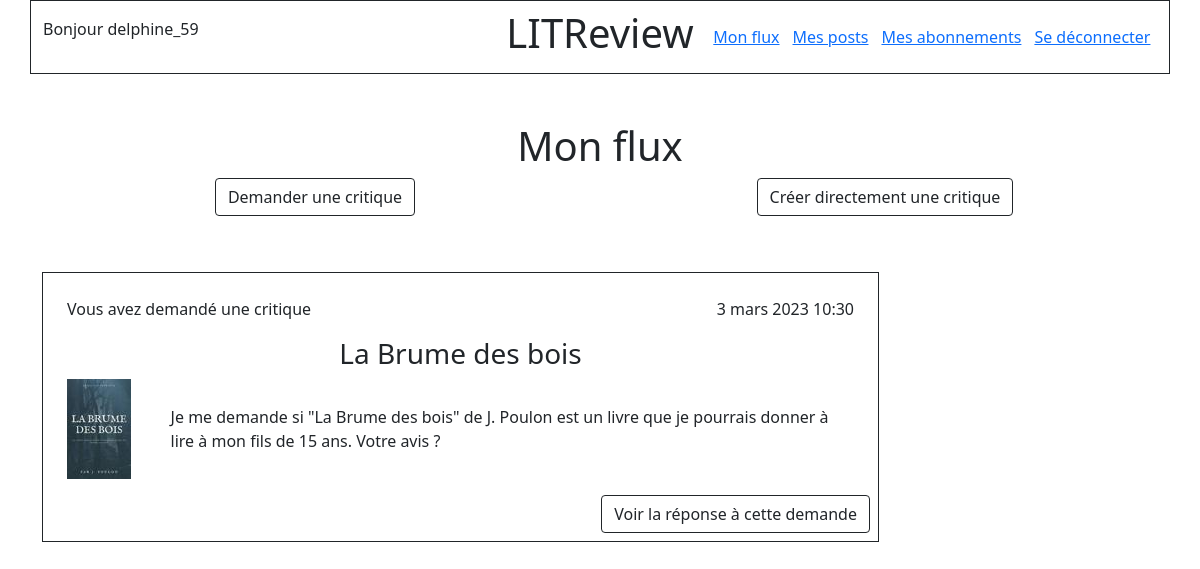
/flow (signed in), run on an earlier commit of the app's database.
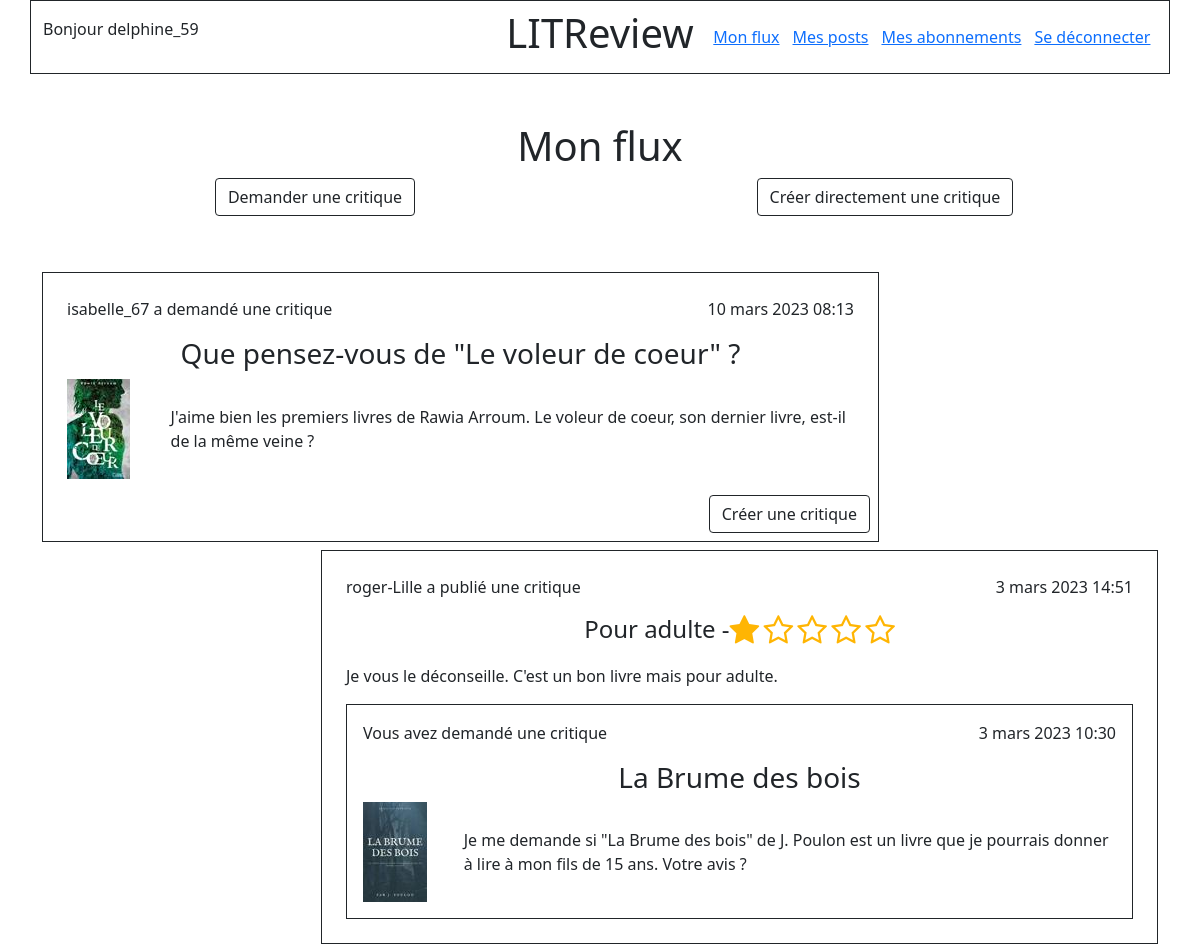
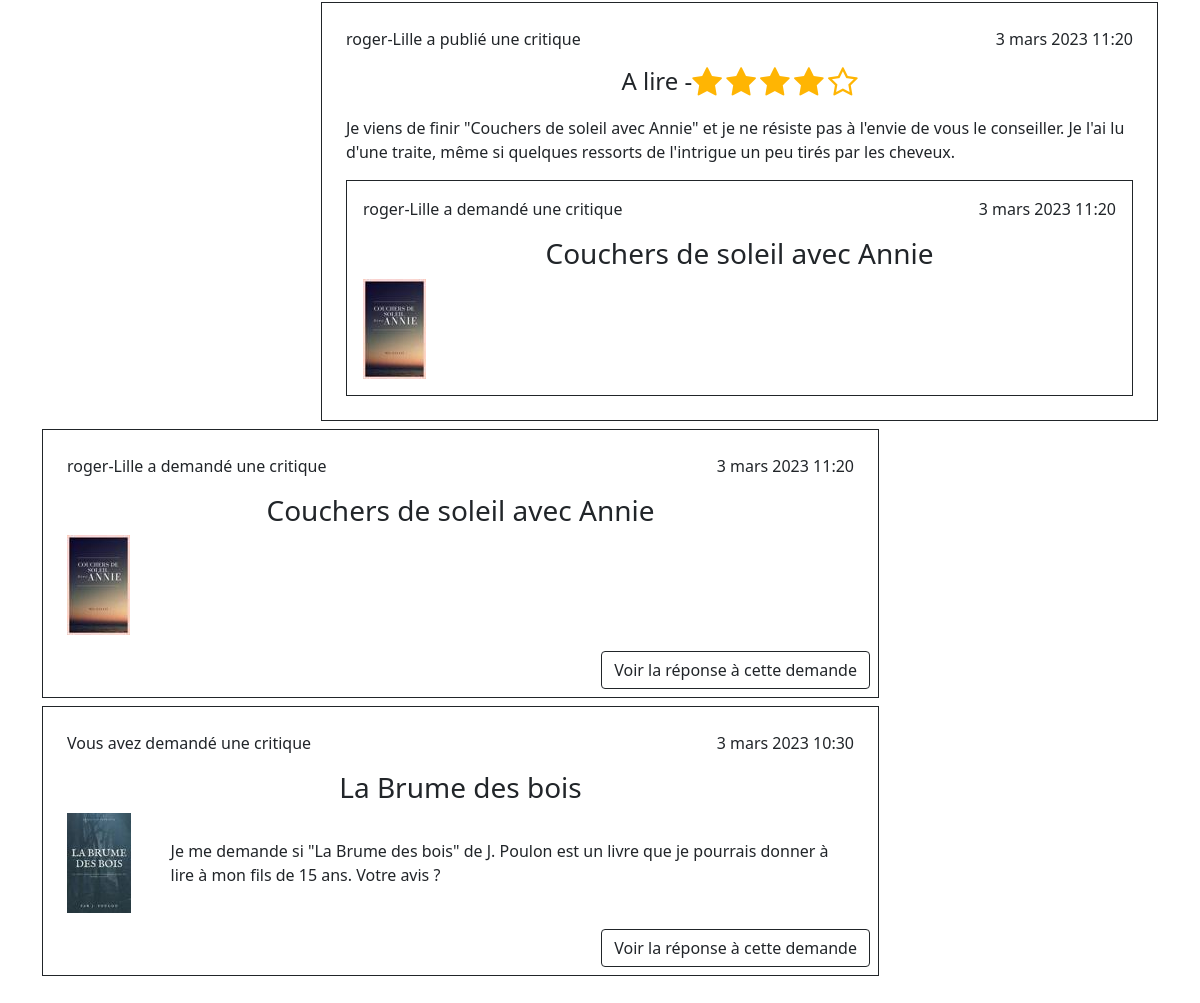
And on a later commit of the database (2 pictures, top to bottom).
### feed/models.py (models this page shows, shortened)
class Ticket(models.Model):
    objects = models.Manager()
    title = models.CharField(max_length=128)
    description = models.TextField(max_length=2048, blank=True)
    user = models.ForeignKey(
        to=settings.AUTH_USER_MODEL,
        on_delete=models.CASCADE
    )
    image = models.ImageField(null=True, blank=True)
    time_created = models.DateTimeField(auto_now_add=True)
    IMAGE_MAX_SIZE = (100, 100)

class Review(models.Model):
    objects = models.Manager()
    ticket = models.OneToOneField(
        Ticket,
        on_delete=models.CASCADE,
        related_name='ticket_review',
        primary_key=False
    )
    rating = models.PositiveSmallIntegerField(
       validators=[MinValueValidator(0), MaxValueValidator(5)]
    )
    user = models.ForeignKey(
        settings.AUTH_USER_MODEL,
        on_delete=models.CASCADE
    )
    headline = models.CharField(max_length=128)
    body = models.TextField(max_length=8192, blank=True)
    time_created = models.DateTimeField(auto_now_add=True)

### authentication/models.py (models this page shows)
class User(AbstractUser):
    SUBSCRIBER = "Membre"
    followed_members = models.ManyToManyField(
        settings.AUTH_USER_MODEL,
        through="UserFollows",
        related_name="followed"
    )

### feed/views.py (the view)
# urls.py: path('flow', views.flow, name='my-flow'),
@login_required
def flow(request):
    tickets = get_users_viewable_tickets(request.user)
    tickets = tickets.annotate(content_type=Value('TICKET', CharField()))
    reviews = get_users_viewable_reviews(request.user)
    reviews = reviews.annotate(content_type=Value('REVIEW', CharField()))
    posts = sorted(
        chain(tickets, reviews),
        key=lambda post: post.time_created,
        reverse=True
    )
    return render(request, 'feed/flow.html', context={'posts': posts})

### feed/templatetags/feed_extras.py (called while the page is built)
@register.simple_tag(takes_context=True)
def get_user_display(context, user):
    if user == context['user']:
        return "Vous avez"
    return f"{user.username} a"

### feed/views.py (called while the page is built)
def get_users_viewable_tickets(user):
    viewable_tickets = Ticket.objects.filter(
        Q(user=user) | Q(user__in=user.followed_members.all())
    )
    return viewable_tickets

def get_users_viewable_reviews(user):
    viewable_reviews = Review.objects.filter(
        Q(user=user) | Q(user__in=user.followed_members.all())
    )
    return viewable_reviews

### feed/templates/feed/flow.html
{% extends "base.html" %}
{% block content %}
    <h1 class="text-center">Mon flux</h1>
    <div>
        <div class="row">
            <div class="col-6 text-center">
                <a class="btn btn-outline-dark"
                   href="{% url 'feed:ticket-create' %}">Demander une critique</a>
            </div>
            <div class="col-6 text-center">
                <a class="btn btn-outline-dark" href="{% url 'feed:review-direct-create' %}">Créer directement une critique</a>
            </div>
        </div>
    </div>
    <div class="d-flex flex-column my-5">
        {% for post in posts %}
                {% if post.content_type == 'TICKET' %}
                    <div class="align-self-start border border-dark mt-2 p-2 w-75">
                        {% include 'feed/ticket_detail.html' with ticket=post %}
                        <div class="text-end">
                            {% include 'feed/review_check.html' with post=post %}
                        </div>
                    </div>
                {% elif post.content_type == 'REVIEW' %}
                    <div class="align-self-end border border-dark mt-2 p-2 w-75">
                        {% include 'feed/review_detail.html' with review=post %}
                    </div>
                {% endif %}
        {% endfor %}
    </div>
{% endblock content %}

### feed/templates/feed/ticket_detail.html
{% load feed_extras %}
<div class="p-3">
    <div class="row">
        <div class="col text-start">
            <p>{% get_user_display user=ticket.user %} demandé une critique</p>
        </div>
        <div class="col text-end">
            <p>{{ ticket.time_created }}</p>
        </div>
    </div>
    <h3 class="text-center">{{ ticket.title }}</h3>
    <div class="row">
        <div class="col-1 d-flex align-items-center">
            {% if ticket.image %}
            <img src="{{ ticket.image.url }}">
        {% endif %}
        </div>
        <div class="col-11 ps-5 d-flex align-items-center">
             {{ ticket.description }}
        </div>
    </div>
</div>

### feed/templates/feed/review_check.html
{% if not post.ticket_review %}
    <a class="btn btn-outline-dark" href="{% url 'feed:review-create' ticket_id=post.id %}">Créer une critique</a>
{% else %}
    <a class="btn btn-outline-dark" href="{% url 'feed:review-display' review_id=post.ticket_review.id %}">Voir la réponse à cette demande</a>
{% endif %}

### feed/templates/feed/review_detail.html
{% load feed_extras %}
{% block content %}
    <div class="p-3">
        <div class="row">
            <div class="col text-start">
                <p>{% get_user_display user=review.user %} publié une critique</p>
            </div>
            <div class="col text-end">
                <p>{{ review.time_created }}</p>
            </div>
        </div>
    <div class="d-flex justify-content-center">
        <h4>
            {{ review.headline }} -
        </h4>
        <div class="rating-star mb-3">
                <i class="fa fa-2x fa-star{% if review.rating < 1 %}-o{% endif %}"
                   aria-hidden="true"></i>
                <i class="fa fa-2x fa-star{% if review.rating < 2 %}-o{% endif %}"
                   aria-hidden="true"></i>
                <i class="fa fa-2x fa-star{% if review.rating < 3 %}-o{% endif %}"
                   aria-hidden="true"></i>
                <i class="fa fa-2x fa-star{% if review.rating < 4 %}-o{% endif %}"
                   aria-hidden="true"></i>
                <i class="fa fa-2x fa-star{% if review.rating < 5 %}-o{% endif %}"
                   aria-hidden="true"></i>
        </div>
    </div>
            <p>{{ review.body }}</p>
            <div class="border border-dark">
                {% include 'feed/ticket_detail.html' with ticket=review.ticket %}
            </div>
    </div>
{% endblock content %}

What changed in the data, as far as the page shows it:
added Ticket: user.username "isabelle_67 a", time_created "10 mars 2023 08:13", title "Que pensez-vous de \"Le voleur de coeur\" ?", image (picture), description "J'aime bien les premiers livres de Rawia Arroum. Le voleur de coeur, son dernier livre, est-il de la même veine ?", shows "Créer une critique"
now on this page (row unchanged): Review: user.username "roger-Lille a", time_created "3 mars 2023 14:51", headline "Pour adulte", rating 1 (drawn), body "Je vous le déconseille. C'est un bon livre mais pour adulte.", Ticket.user "Vous avez", {{ ticket.time_created }} "3 mars 2023 10:30", {{ ticket.title }} "La Brume des bois", image (picture), {{ ticket.description }} "Je me demande si \"La Brume des bois\" de J. Poulon est un livre que je pourrais donner à lire à mon fils de 15 ans. Votre avis ?"
now on this page (row unchanged): Review: user.username "roger-Lille a", time_created "3 mars 2023 11:20", headline "A lire", rating 4 (drawn), body "Je viens de finir \"Couchers de soleil avec Annie\" et je ne résiste pas à l'envie de vous le conseiller. Je l'ai lu d'une traite, même si quelques ressorts de l'intrigue un peu tirés par les cheveux.", image (picture)
now on this page (row unchanged): Ticket: user.username "roger-Lille a", time_created "3 mars 2023 11:20", title "Couchers de soleil avec Annie", image (picture), shows "Voir la réponse à cette demande"
